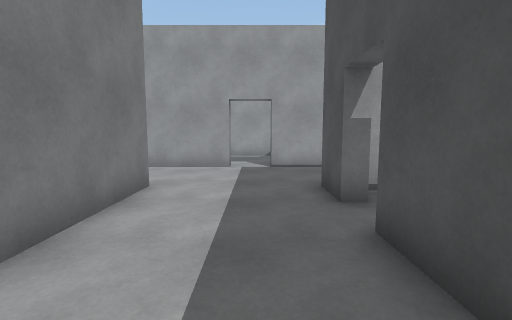
View 1 (above)

24 first-person views from a walk through a 3-D level made in the Unity game engine. The camera is 1.3 m above the floor, tilts 6° down and sees 85° across. The floor is counted in squares, 1 m on a side. Each view is taken from the middle of a square. On the plan, view 1 faces up. The plan holds only what a view shows up to about 13 squares ahead; the rest is blank. The place goes on beyond the plan. The player character is not drawn.

View 2
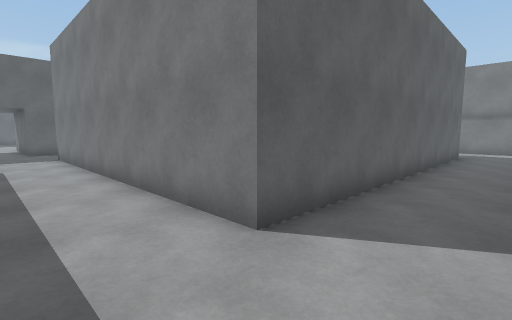

View 3
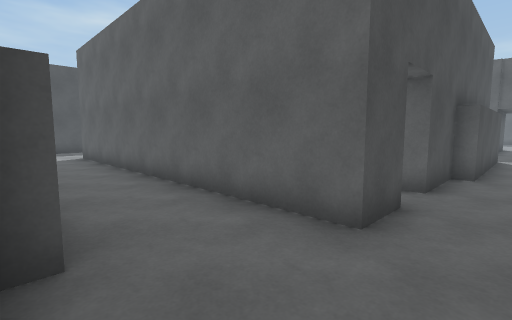

View 4
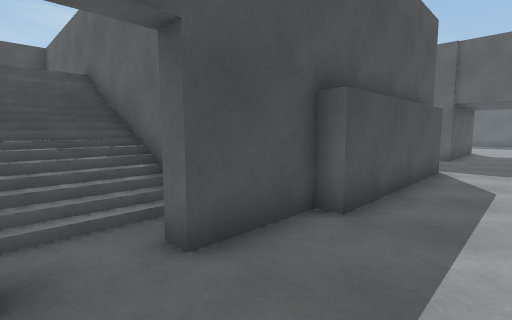

View 5
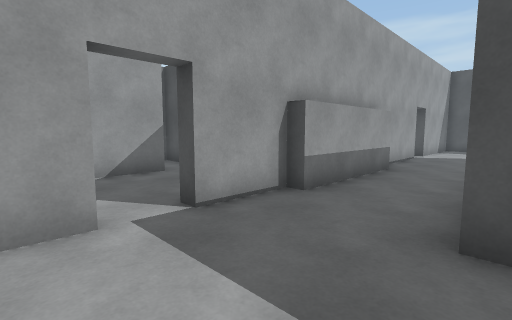

View 6
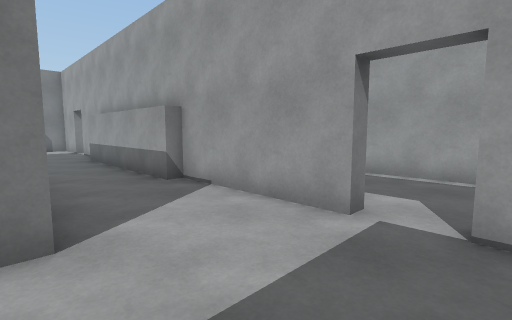

View 7
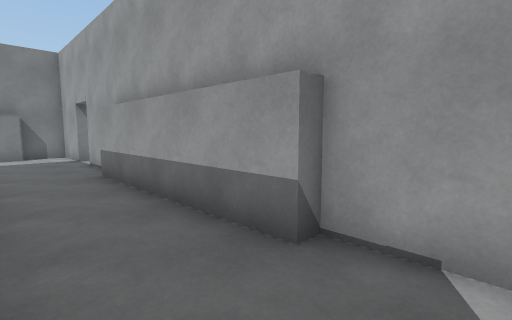

View 8
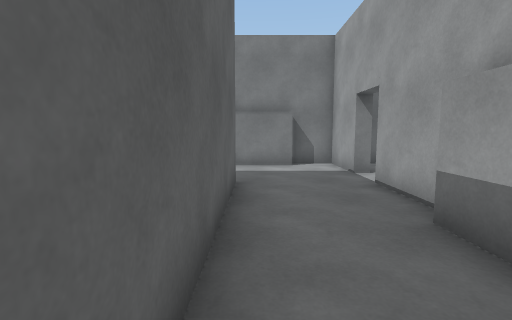

View 9
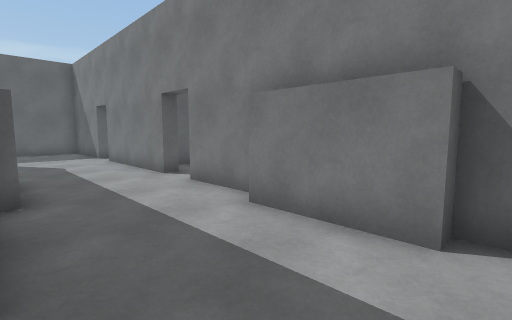

View 10
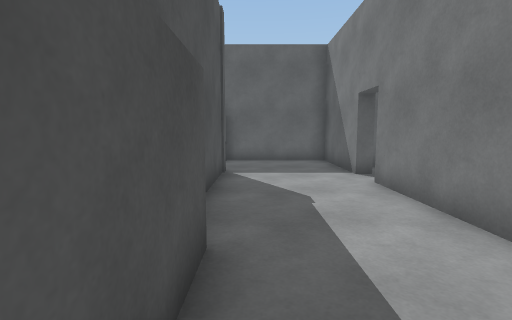

View 11
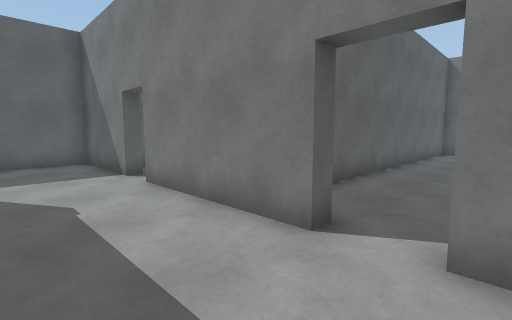

View 12
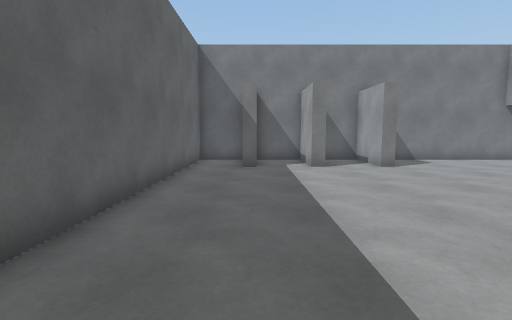

View 13
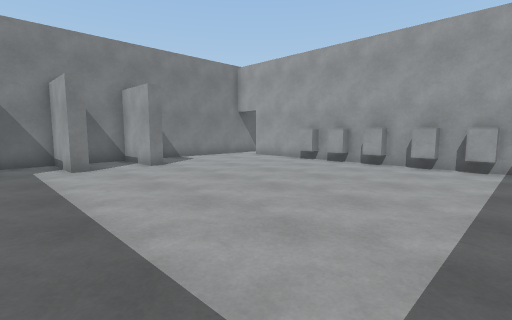

View 14
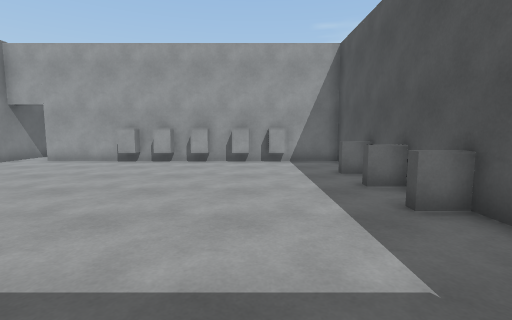

View 15
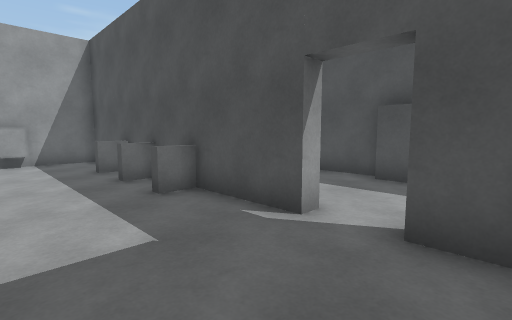

View 16
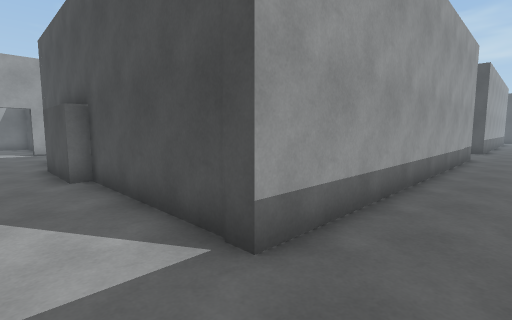

View 17
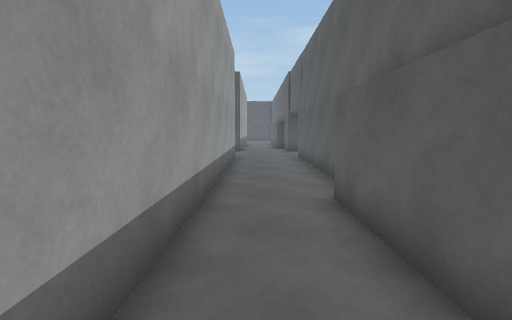

View 18
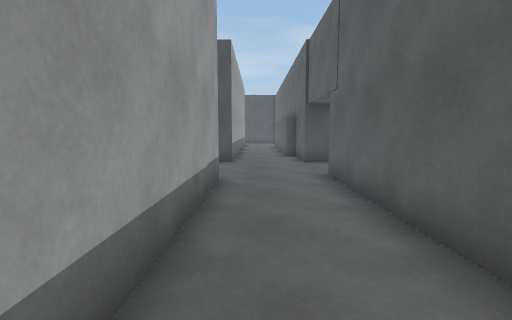

View 19
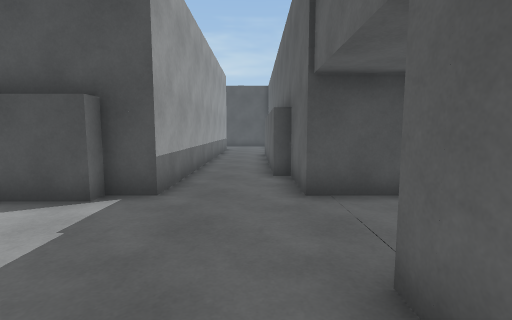

View 20
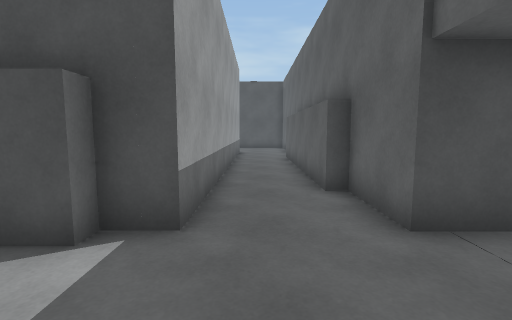

View 21
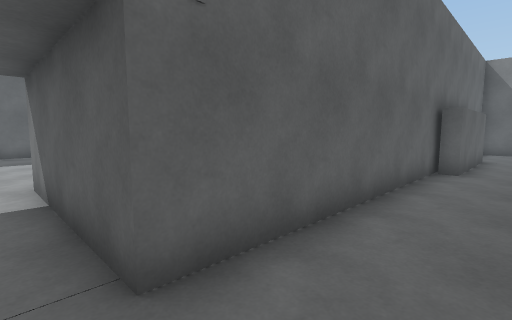

View 22
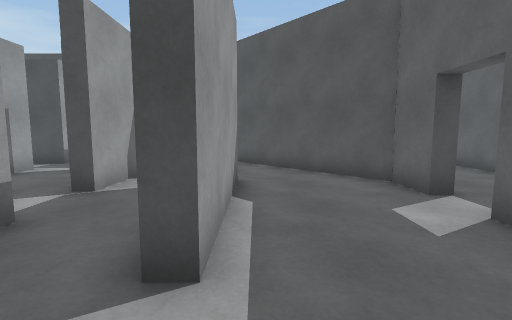

View 23
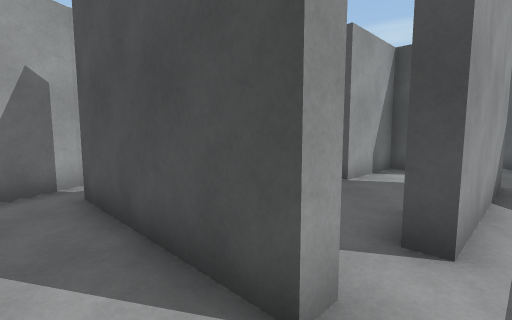

View 24
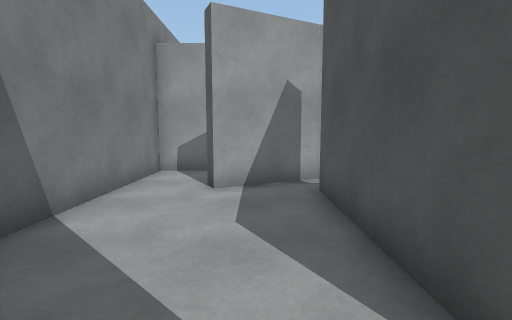

### Floor plan
Key: @ floor where view 1 was taken; # wall or solid block; . floor; / step, stairs or slope; O other object.
Columns run from 35 left of view 1 to 8 right of it. Each row starts with its distance up from view 1.
 23                           ##             #
 22                           #.. ##       #.#
 21                           #.###.      ...
 20                           #....      ...
 19                           #....#   ....
 18                           #....###..####
 17                           #....# ......#
 16                            ....#.......
 15                               .#.#####. ..#
 14 #.                           ............##
 13 #.####OO#OO#O###                ........##
 12 #..............#                .......##
 11 #..............#..               .....##
 10 #.............O###..###############.########
  9 #..............#............................
  8 #.............O#............................
  7 ###............#............................
  6 #.............O#...##############....#######
  5 #..............#...#            #....#//////
  4 ###............#...#            #.....//////
  3 #..............#...#            #....#//////
  2 ###................#            #....#######
  1 #..............#...#            #...##
  0 #..............#...#            #..@#
 -1 ################...#            #...#
 -2                #...#            #...#
 -3                #...#            #...#
 -4                #...#            #...#
 -5                ....#            #...##
 -6               .#...##############....#######
 -7               ##............................
 -8                #............................
 -9                ###################...#######
-10                                  #...#
-11                                  #...#

Where each view was taken, in squares from view 1:
view 1: 0 up, 0 right, facing up
view 2: 9 up, 0 right, facing down-left
view 3: 10 up, 0 right, facing down-right
view 4: 5 up, 1 left, facing down-right
view 5: 6 up, 2 left, facing up-right
view 6: 6 up, 1 right, facing up-left
view 7: 7 up, 4 left, facing up-left
view 8: 7 up, 9 left, facing left
view 9: 9 up, 16 left, facing down-left
view 10: 3 up, 17 left, facing down
view 11: 3 up, 17 left, facing down-left
view 12: 2 up, 22 left, facing left
view 13: 2 up, 22 left, facing up-left
view 14: 1 up, 24 left, facing up
view 15: 0 up, 24 left, facing up-right
view 16: 8 down, 18 left, facing up-right
view 17: 7 down, 16 left, facing right
view 18: 7 down, 10 left, facing right
view 19: 8 down, 4 left, facing right
view 20: 7 down, 2 left, facing right
view 21: 7 down, 1 left, facing down-left
view 22: 14 up, 5 left, facing right
view 23: 14 up, 6 left, facing up-right
view 24: 14 up, 6 left, facing up
